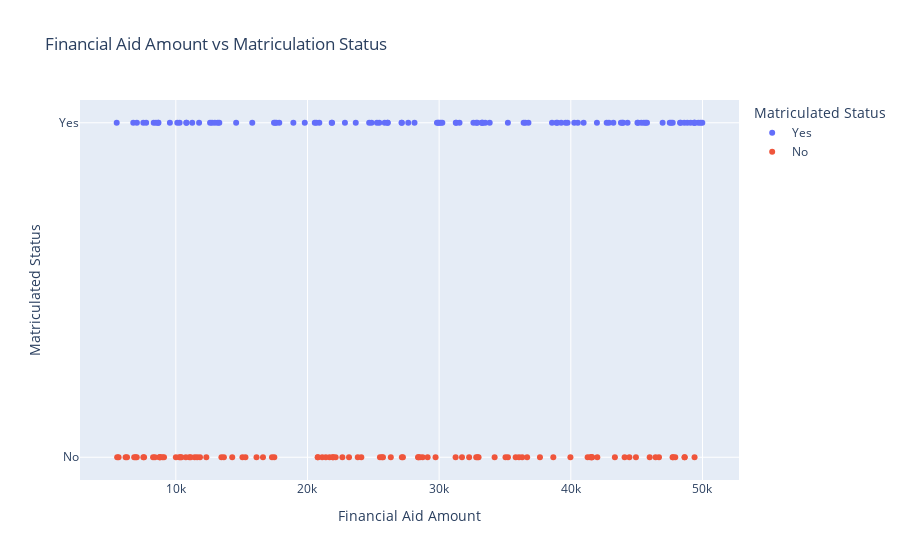

This figure's notebook cell:
### Markdown cell above
**Scatter Plot: Financial Aid Amount vs. Matriculation Status**

### Code cell
fig7 = px.scatter(fadata, 
                 x='Financial Aid Amount', 
                 y='Matriculated', 
                 color='Matriculated', 
                 title='Financial Aid Amount vs Matriculation Status',
                 labels={'Financial Aid Amount': 'Financial Aid Amount', 'Matriculated': 'Matriculated Status'})

fig7.show()
#Not going to use in the presentation

### Figure 1 — Plotly figure (JSON) as saved in the notebook; plotly's stock layout.template omitted (floating-point values rounded to 4 significant figures)
{"data": [{"hovertemplate": "Matriculated Status=%{y}<br>Financial Aid Amount=%{x}<extra></extra>", "legendgroup": "Yes", "marker": {"color": "#636efa", "symbol": "circle"}, "mode": "markers", "name": "Yes", "orientation": "h", "showlegend": true, "type": "scatter", "x": [40530.0, 24870.0, 39270.0, 32820.0, 9551.0, 36540.0, 41980.0, 36780.0, 8661.0, 21840.0, 47630.0, 49370.0, 38900.0, 30130.0, 45790.0, 27170.0, 5511.0, 26090.0, 7534.0, 10290.0, 38570.0, 48300.0, 21870.0, 17860.0, 48350.0, 45100.0, 49680.0, 8321.0, 29920.0, 48620.0, 33320.0, 25450.0, 33240.0, 31290.0, 45550.0, 7045.0, 17640.0, 45060.0, 32910.0, 25870.0, 20900.0, 31260.0, 8498.0, 48850.0, 49380.0, 36420.0, 18930.0, 47741, 32600.0, 46970.0, 43970.0, 49430.0, 11770.0, 42900.0, 42720.0, 26090.0, 23670.0, 43910.0, 49990.0, 49850.0, 29990.0, 39600.0, 47510.0, 43230.0, 25270.0, 10810.0, 10110.0, 35220.0, 39750.0, 29840.0, 30240.0, 38980.0, 14580.0, 31550.0, 24690.0, 45690.0, 20670.0, 28130.0, 40260.0, 22840.0, 43810.0, 27150.0, 49100.0, 19790.0, 33500.0, 15810.0, 10800.0, 11250.0, 33840.0, 13180.0, 20560.0, 45360.0, 12750.0, 12600.0, 17540.0, 12970.0, 27650.0, 6769.0, 40970.0, 33260.0, 8679.0, 44310.0, 7749.0, 17460.0, 13300.0], "xaxis": "x", "y": ["Yes", "Yes", "Yes", "Yes", "Yes", "Yes", "Yes", "Yes", "Yes", "Yes", "Yes", "Yes", "Yes", "Yes", "Yes", "Yes", "Yes", "Yes", "Yes", "Yes", "Yes", "Yes", "Yes", "Yes", "Yes", "Yes", "Yes", "Yes", "Yes", "Yes", "Yes", "Yes", "Yes", "Yes", "Yes", "Yes", "Yes", "Yes", "Yes", "Yes", "Yes", "Yes", "Yes", "Yes", "Yes", "Yes", "Yes", "Yes", "Yes", "Yes", "Yes", "Yes", "Yes", "Yes", "Yes", "Yes", "Yes", "Yes", "Yes", "Yes", "Yes", "Yes", "Yes", "Yes", "Yes", "Yes", "Yes", "Yes", "Yes", "Yes", "Yes", "Yes", "Yes", "Yes", "Yes", "Yes", "Yes", "Yes", "Yes", "Yes", "Yes", "Yes", "Yes", "Yes", "Yes", "Yes", "Yes", "Yes", "Yes", "Yes", "Yes", "Yes", "Yes", "Yes", "Yes", "Yes", "Yes", "Yes", "Yes", "Yes", "Yes", "Yes", "Yes", "Yes", "Yes"], "yaxis": "y"}, {"hovertemplate": "Matriculated Status=%{y}<br>Financial Aid Amount=%{x}<extra></extra>", "legendgroup": "No", "marker": {"color": "#EF553B", "symbol": "circle"}, "mode": "markers", "name": "No", "orientation": "h", "showlegend": true, "type": "scatter", "x": [9104.0, 27250.0, 7590.0, 29730.0, 44950.0, 20790.0, 10270.0, 11430.0, 8785.0, 8274.0, 8818.0, 49400.0, 21680.0, 41580.0, 21930.0, 8758.0, 39970.0, 24090.0, 10000.0, 10350.0, 34210.0, 31250.0, 44090.0, 15060.0, 5547.0, 48640.0, 6942.0, 28750.0, 28540.0, 36310.0, 47770.0, 25500.0, 17480.0, 13470.0, 29120.0, 41620.0, 35810.0, 12320.0, 45990.0, 42010.0, 37660.0, 23820.0, 7035.0, 6187.0, 21940.0, 41470.0, 31740.0, 22140.0, 48650.0, 17300.0, 7537.0, 41580.0, 16130.0, 47930.0, 32280.0, 15290.0, 35230.0, 32820.0, 21120.0, 28410.0, 28410.0, 43350.0, 44450.0, 23160.0, 11030.0, 6295.0, 32910.0, 36680.0, 11140.0, 5655.0, 20780.0, 22650.0, 32990.0, 47730.0, 11620.0, 46700.0, 16621, 25660.0, 27170.0, 8414.0, 10760.0, 11840.0, 26330.0, 35040.0, 13650.0, 6839.0, 8992.0, 10430.0, 25740.0, 14290.0, 21390.0, 36070.0, 46440.0, 41280.0, 38670.0], "xaxis": "x", "y": ["No", "No", "No", "No", "No", "No", "No", "No", "No", "No", "No", "No", "No", "No", "No", "No", "No", "No", "No", "No", "No", "No", "No", "No", "No", "No", "No", "No", "No", "No", "No", "No", "No", "No", "No", "No", "No", "No", "No", "No", "No", "No", "No", "No", "No", "No", "No", "No", "No", "No", "No", "No", "No", "No", "No", "No", "No", "No", "No", "No", "No", "No", "No", "No", "No", "No", "No", "No", "No", "No", "No", "No", "No", "No", "No", "No", "No", "No", "No", "No", "No", "No", "No", "No", "No", "No", "No", "No", "No", "No", "No", "No", "No", "No", "No"], "yaxis": "y"}], "layout": {"legend": {"title": {"text": "Matriculated Status"}, "tracegroupgap": 0}, "title": {"text": "Financial Aid Amount vs Matriculation Status"}, "xaxis": {"anchor": "y", "domain": [0, 1], "title": {"text": "Financial Aid Amount"}}, "yaxis": {"anchor": "x", "categoryarray": ["No", "Yes"], "categoryorder": "array", "domain": [0, 1], "title": {"text": "Matriculated Status"}}}}
